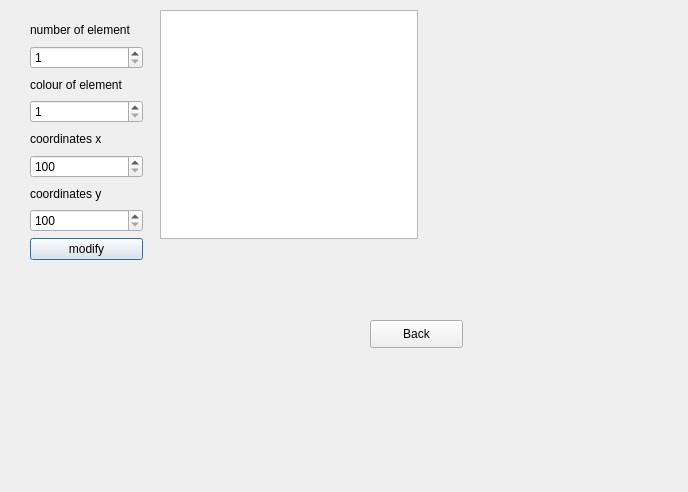
<?xml version="1.0" encoding="UTF-8"?>
<ui version="4.0">
 <class>Modyfikacja</class>
 <widget class="QDialog" name="Modyfikacja">
  <property name="geometry">
   <rect>
    <x>0</x>
    <y>0</y>
    <width>688</width>
    <height>492</height>
   </rect>
  </property>
  <property name="windowTitle">
   <string>Dialog</string>
  </property>
  <widget class="QWidget" name="layoutWidget">
   <property name="geometry">
    <rect>
     <x>30</x>
     <y>20</y>
     <width>113</width>
     <height>240</height>
    </rect>
   </property>
   <layout class="QVBoxLayout" name="verticalLayout_5">
    <item>
     <layout class="QVBoxLayout" name="verticalLayout">
      <item>
       <widget class="QLabel" name="label_8">
        <property name="text">
         <string>number of element</string>
        </property>
       </widget>
      </item>
      <item>
       <widget class="QSpinBox" name="spinBox_8">
        <property name="minimum">
         <number>1</number>
        </property>
        <property name="maximum">
         <number>30</number>
        </property>
        <property name="singleStep">
         <number>1</number>
        </property>
        <property name="value">
         <number>1</number>
        </property>
       </widget>
      </item>
      <item>
       <widget class="QLabel" name="label_5">
        <property name="text">
         <string>colour of element</string>
        </property>
       </widget>
      </item>
      <item>
       <widget class="QSpinBox" name="spinBox_6">
        <property name="minimum">
         <number>1</number>
        </property>
        <property name="maximum">
         <number>255</number>
        </property>
        <property name="singleStep">
         <number>10</number>
        </property>
       </widget>
      </item>
      <item>
       <widget class="QLabel" name="label_7">
        <property name="text">
         <string>coordinates x</string>
        </property>
       </widget>
      </item>
      <item>
       <widget class="QSpinBox" name="spinBox_7">
        <property name="minimum">
         <number>100</number>
        </property>
        <property name="maximum">
         <number>4500</number>
        </property>
        <property name="singleStep">
         <number>100</number>
        </property>
       </widget>
      </item>
      <item>
       <widget class="QLabel" name="label_6">
        <property name="text">
         <string>coordinates y</string>
        </property>
       </widget>
      </item>
      <item>
       <widget class="QSpinBox" name="spinBox_5">
        <property name="minimum">
         <number>100</number>
        </property>
        <property name="maximum">
         <number>4500</number>
        </property>
        <property name="singleStep">
         <number>100</number>
        </property>
       </widget>
      </item>
     </layout>
    </item>
    <item>
     <widget class="QPushButton" name="pushButton_4">
      <property name="text">
       <string>modify</string>
      </property>
     </widget>
    </item>
   </layout>
  </widget>
  <widget class="QPushButton" name="pushButton">
   <property name="geometry">
    <rect>
     <x>370</x>
     <y>320</y>
     <width>93</width>
     <height>28</height>
    </rect>
   </property>
   <property name="text">
    <string>Back</string>
   </property>
  </widget>
  <widget class="QWidget" name="layoutWidget_2">
   <property name="geometry">
    <rect>
     <x>160</x>
     <y>10</y>
     <width>258</width>
     <height>229</height>
    </rect>
   </property>
   <layout class="QVBoxLayout" name="verticalLayout_6">
    <item>
     <widget class="QTextBrowser" name="textBrowser"/>
    </item>
   </layout>
  </widget>
 </widget>
 <resources/>
 <connections/>
</ui>
